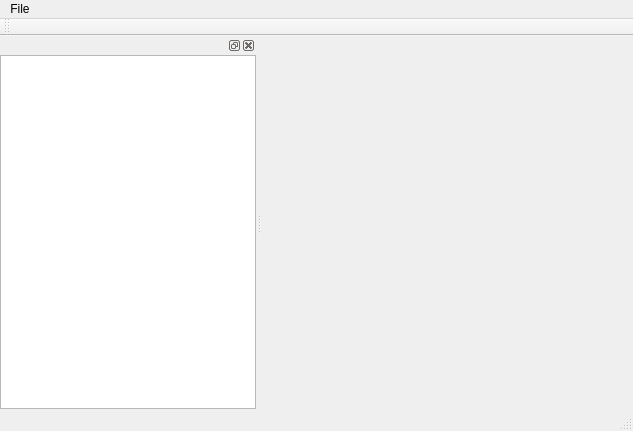
<?xml version="1.0" encoding="UTF-8"?>
<ui version="4.0">
 <class>OSGDemoClass</class>
 <widget class="QMainWindow" name="OSGDemoClass">
  <property name="geometry">
   <rect>
    <x>0</x>
    <y>0</y>
    <width>633</width>
    <height>431</height>
   </rect>
  </property>
  <property name="windowTitle">
   <string>OSGDemo</string>
  </property>
  <widget class="QWidget" name="centralWidget"/>
  <widget class="QMenuBar" name="menuBar">
   <property name="geometry">
    <rect>
     <x>0</x>
     <y>0</y>
     <width>633</width>
     <height>23</height>
    </rect>
   </property>
   <widget class="QMenu" name="menuFile">
    <property name="title">
     <string>File</string>
    </property>
    <addaction name="actionOpen"/>
   </widget>
   <addaction name="menuFile"/>
  </widget>
  <widget class="QToolBar" name="mainToolBar">
   <attribute name="toolBarArea">
    <enum>TopToolBarArea</enum>
   </attribute>
   <attribute name="toolBarBreak">
    <bool>false</bool>
   </attribute>
  </widget>
  <widget class="QStatusBar" name="statusBar"/>
  <widget class="QDockWidget" name="dockWidget">
   <attribute name="dockWidgetArea">
    <number>1</number>
   </attribute>
   <widget class="QWidget" name="dockWidgetContents">
    <layout class="QHBoxLayout" name="horizontalLayout">
     <property name="spacing">
      <number>0</number>
     </property>
     <property name="margin">
      <number>0</number>
     </property>
     <item>
      <widget class="QListWidget" name="listWidget"/>
     </item>
    </layout>
   </widget>
  </widget>
  <action name="actionOpen">
   <property name="text">
    <string>添加模型</string>
   </property>
  </action>
 </widget>
 <layoutdefault spacing="6" margin="11"/>
 <resources>
  <include location="osgdemo.qrc"/>
 </resources>
 <connections/>
</ui>
